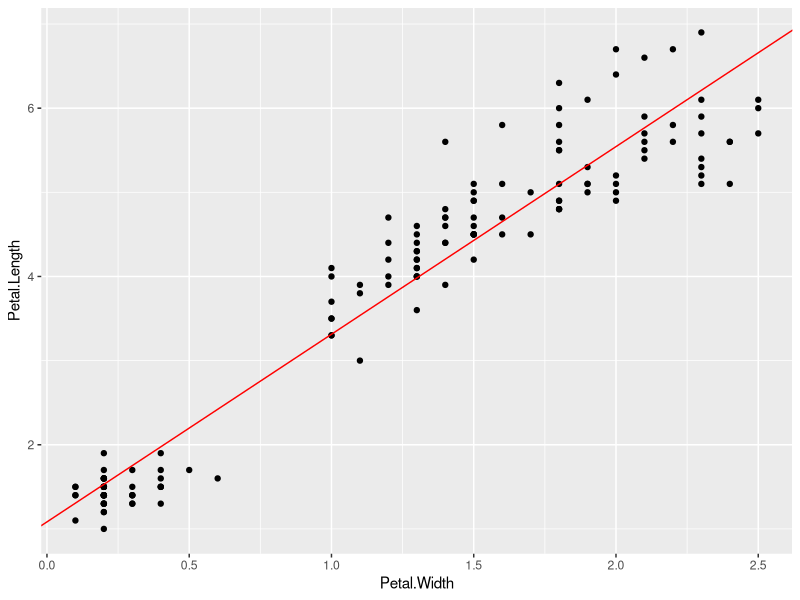
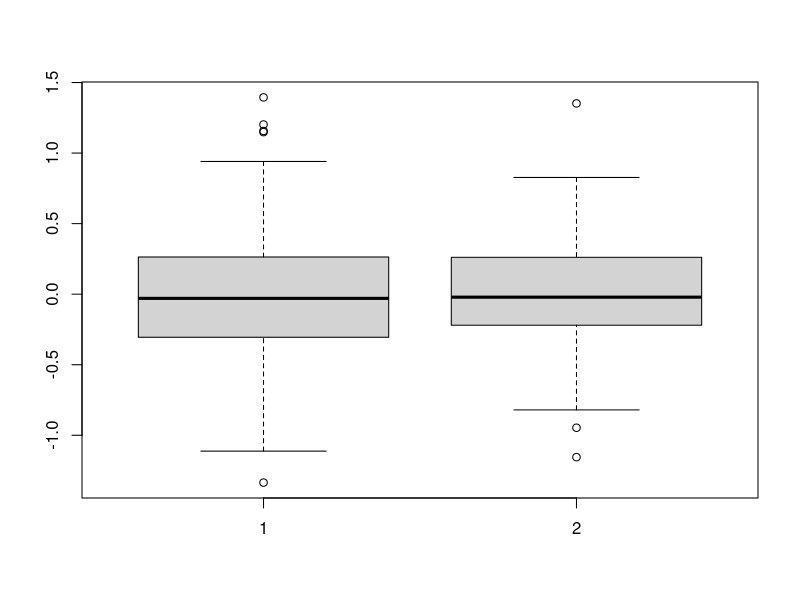

Reproduce these figures in R, in order.
## ---- chunk 1
model1 <- lm(Petal.Length~Petal.Width,data=iris)
summary(model1)
## ---- chunk 2
library(ggplot2)
ggplot(iris,aes(x=Petal.Width,y=Petal.Length))+geom_point()+geom_abline(slope=model1$coefficients[2],intercept=model1$coefficients[1],color="red")
## ---- chunk 3
cor(iris$Petal.Length,iris$Petal.Width)
cor(iris$Petal.Length,iris$Sepal.Length)
cor(iris$Petal.Length,iris$Sepal.Width)
## ---- chunk 4
model2 <- lm(Petal.Length~Petal.Width + Sepal.Length,data=iris)
summary(model2)
## ---- chunk 5
boxplot(model1$residuals,model2$residuals)
## ---- chunk 6

summary(model1$residuals)
summary(model2$residuals)
## ---- chunk 7
model3 <- lm(Petal.Length~Petal.Width + Sepal.Length + Sepal.Width,data=iris)
summary(model3)
